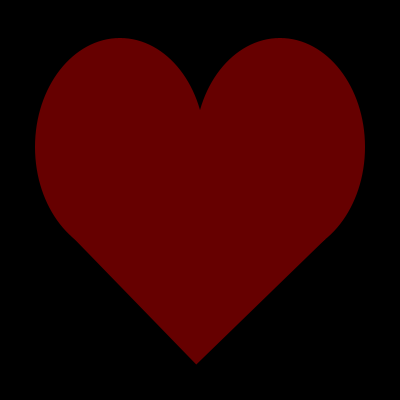
Frame 1 (no input)
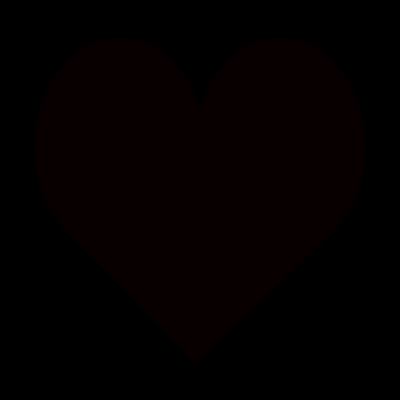
Frame 60 (the mouse pressed at the canvas centre just before this capture)
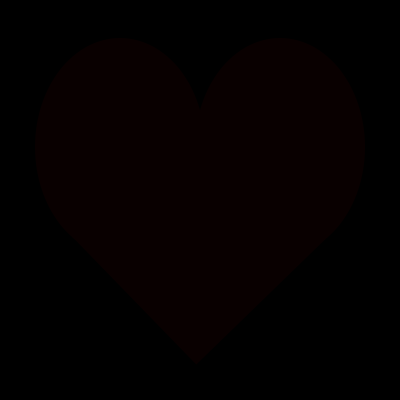
Frame 120 (the mouse held since frame 60 and released just before this capture)

The Processing sketch that drew these frames (run headless with seeded random() and noise(); from frame 60 on, the mouse is pressed at the canvas centre):

// Processing sketch: processing_121118
// ── processing_121118.pde

float counter = 0;

void setup()
{
  size(400, 400);
  colorMode(HSB, 360, 100, 100);
}

void draw()
{
  background(0, 0, 0);
  float b = map(sin(counter), -1, 1, 0, 80);
  
  //float winkel = map(700, 0, 5000, 0, 2*PI);
  
  //noStroke();
  //fill(227, 100, b);
  //rotate(winkel);
  //rect(100, 0, 50, 200);
  
  fill(0, 100, b);
  noStroke();
  ellipse(120, 147, 170, 218);
  ellipse(280, 147, 170, 218);
  
  translate(200, 110);
  rotate(0.8);
  rect(0, 0, 180, 180);
  
  counter += 0.3;
}
